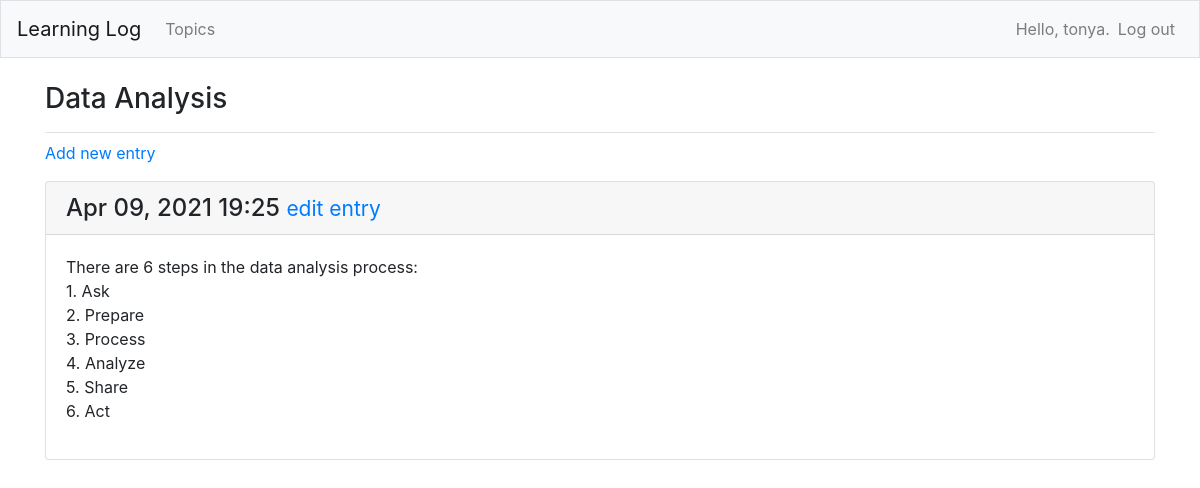
Screenshot of /topics/6/ (signed in) with the database file from the repository.
### learning_logs/models.py (models this page shows, shortened)
class Topic(models.Model):
    text = models.CharField(max_length=200)
    date_added = models.DateTimeField(auto_now_add=True)
    owner = models.ForeignKey(User, on_delete=models.CASCADE)
    def __str__(self):
        return self.text

class Entry(models.Model):
    topic = models.ForeignKey(Topic, on_delete=models.CASCADE)
    text = models.TextField()
    date_added = models.DateTimeField(auto_now_add=True)
    class Meta:
        verbose_name_plural = 'entries'

### learning_logs/views.py (the view)
# urls.py: path('topics/<int:topic_id>/', views.topic, name='topic'),
@login_required
def topic(request, topic_id):
    topic = get_object_or_404(Topic, id=topic_id)
    if topic.owner != request.user:
        raise Http404
    entries = topic.entry_set.order_by('-date_added')
    context = {'topic': topic, 'entries': entries}
    return render(request, 'learning_logs/topic.html', context)

### learning_logs/templates/learning_logs/topic.html
{% extends 'learning_logs/base.html' %}
{% block page_header %}
  <h3>{{ topic }}</h3>
{% endblock page_header %}
{% block content %}
  <p>
    <a href="{% url 'learning_logs:new_entry' topic.id %}">Add new entry</a>
  </p>
  {% for entry in entries %}
    <div class="card mb-3">
        <h4 class="card-header">
          {{ entry.date_added|date:'M d, Y H:i' }}
          <small><a href="{% url 'learning_logs:edit_entry' entry.id %}">
            edit entry</a> </small>
        </h4>
        <div class="card-body">
          {{ entry.text|linebreaks }}
        </div>
    </div>
  {% empty %}
    <li>There are no entries for this topic yet.</li>
  {% endfor %}
{% endblock content %}

### learning_logs/templates/learning_logs/base.html (shortened to what this page needs)
{% load bootstrap4 %}
<!doctype html>
<html lang="en">
<head>
  {% bootstrap_css %}
</head>
<body>
    <nav class="navbar navbar-expand-md navbar-light bg-light mb-4 border">
        <a class="navbar-brand" href="{% url 'learning_logs:index' %}">
          Learning Log</a>
      <div class="collapse navbar-collapse" id="navbarCollapse">
        <ul class="navbar-nav mr-auto">
          <li class="nav-item">
            <a class="nav-link" href="{% url 'learning_logs:topics' %}">
              Topics</a>
          </li>
        </ul>
        <ul class="navbar-nav ml-auto">
          {% if user.is_authenticated %}
            <li class="nav-item">
              <span class="navbar-text">Hello, {{ user.username }}.</span>
            </li>
            <li class="nav-item">
              <a class="nav-link" href="{% url 'users:logout' %}">Log out</a>
            </li>
          {% endif %}
        </ul>
      </div>
    </nav>
    <main role="main" class="container">
      <div class="pb-2 mb-2 border-bottom">
        {% block page_header %}{% endblock page_header %}
      </div>
      <div>
        {% block content %}{% endblock content %}
      </div>
    </main>
</body>
</html>

### rows the page displays
Topic: text "Data Analysis"
Entry: date_added "Apr 09, 2021 19:25", text "There are 6 steps in the data analysis process: 1. Ask 2. Prepare 3. Process 4. Analyze 5. Share 6. Act"

### other values shown
{{ user.username }} "tonya"
